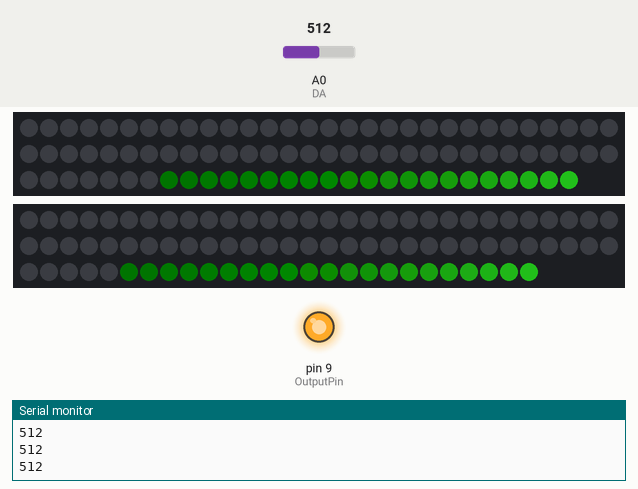
Recording of a sketch running on a simulated Arduino Uno, built with avr-gcc and run on an emulated ATmega328P. Shown: 88 RGB LEDs in strip order, left to right, continuing on the next row, 86 RGB LEDs in strip order, left to right, continuing on the next row, output pins drawn as LEDs (lit = HIGH), the last lines printed to the serial monitor. The test bench sets the inputs (shaded band); at power-on: A0 (DA) = 512. Dim RGB values are drawn brighter than linear; random numbers use the default seed unless the sketch sets one.

Above: at 2.7 s.
2.8 s: A0 (DA) set to 72
At 3.04 s:
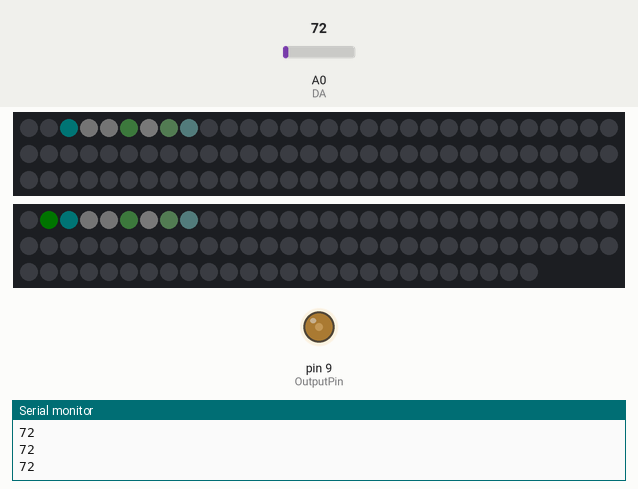
5.3 s: A0 (DA) set to 900
At 6.81 s:
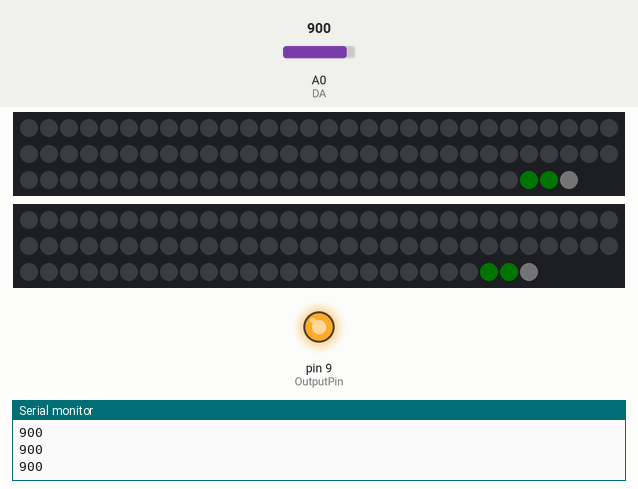
7.8 s: A0 (DA) set to 62
At 8.15 s:
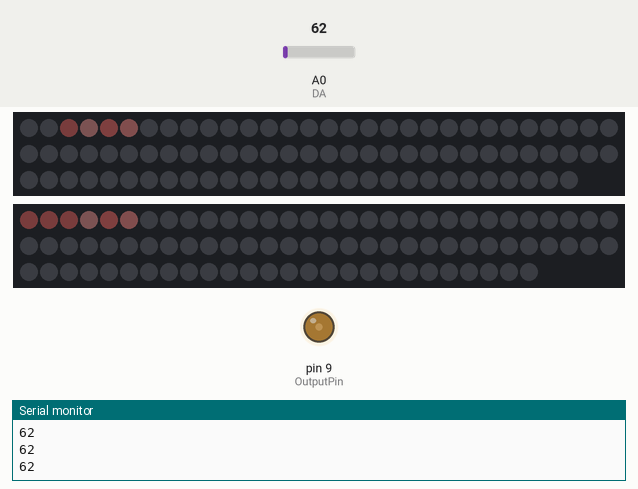
10.4 s: A0 (DA) set to 306
At 10.62 s:
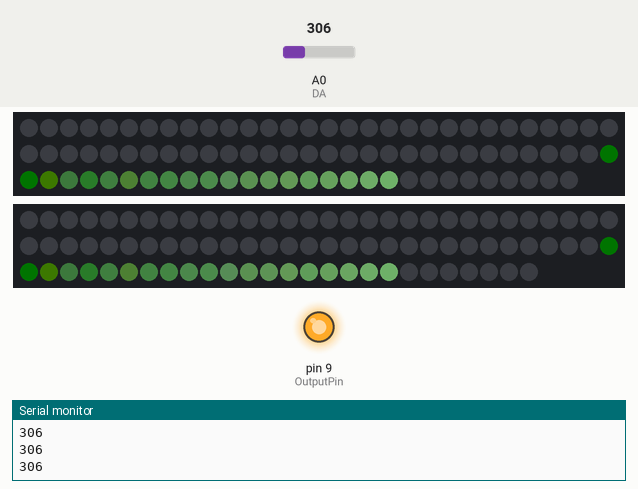
12.9 s: A0 (DA) set to 511
At 13.14 s:
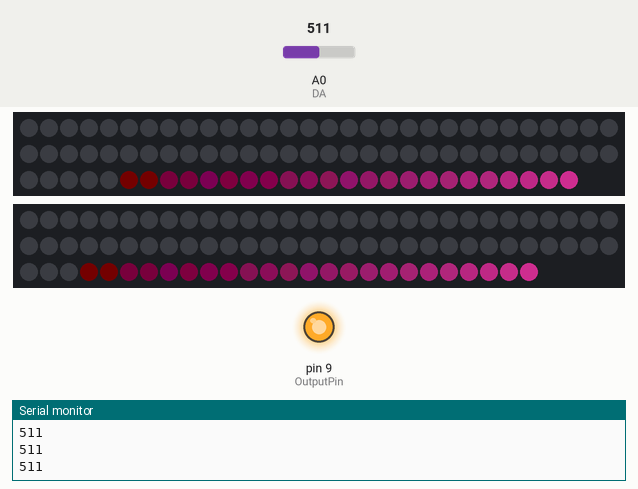
15.4 s: A0 (DA) set to 56
At 15.48 s:
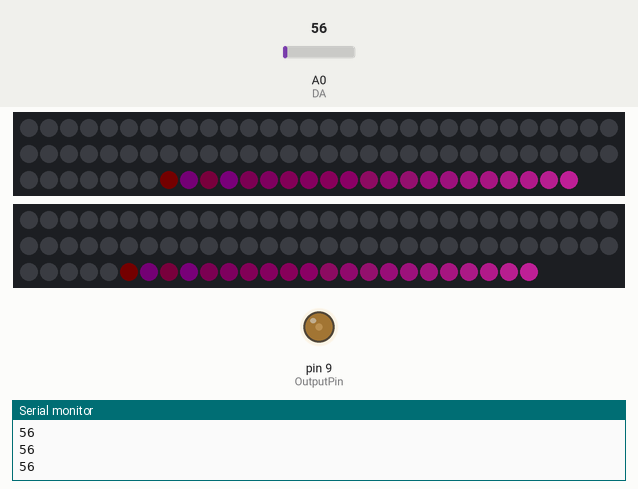
Timing chart, 0 to 18.4 s (numbered marks = the images above; inputs shaded):
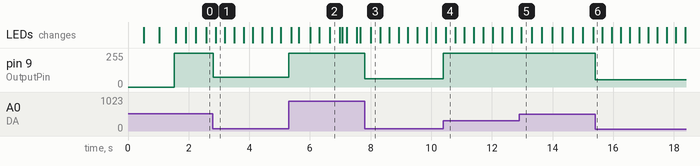

Measured:
- after the input at 2.8 s, pin 9 (OutputPin): 255/255 → 72/255 at once
- after the input at 5.3 s, pin 9 (OutputPin): 72/255 → 255/255 at once
- after the input at 7.8 s, pin 9 (OutputPin): 255/255 → 62/255 at once
- after the input at 10.4 s, pin 9 (OutputPin): 62/255 → 255/255 at once
- after the input at 15.4 s, pin 9 (OutputPin): 255/255 → 56/255 at once

The sketch:

All.ino
```cpp
#include <FastLED.h>

#pragma region constants
#define LED_TYPE WS2812B
#define COLOR_ORDER GRB
int sensorvalue = 0;
float EMA_a = 0.6;
int EMA_S = 0;
int red = 0;
int green = 0;
int blue = 0;
int previous_value = 0;
#pragma endregion

#pragma region Variables
#define DATA_PIN 3
#define DATA_PIN2 4
#define OutputPin 9
#define NUM_LEDS 88
#define NUM_LEDS2 86
#define BRIGHTNESS 50
int DO = 2;    //Pin for Digital Output - DO
int DA = 0;    // Pin for Analog Output - AO
int trsh = 25; //Set minimum threshold for LED lit
#pragma endregion

#pragma region Strip Segments and Definitions
//strip1
#define limit1 12
#define limit2 23
#define limit3 35
#define limit4 46
#define limit5 57
#define limit6 68
#define limit7 81

//strip2
#define limit8 11
#define limit9 22
#define limit10 33
#define limit11 44
#define limit12 55
#define limit13 66
#define limit14 80

CRGB strip1[NUM_LEDS];
CRGB strip2[NUM_LEDS2];
#pragma endregion

void setup()
{
    Serial.begin(38400);
    // pinMode(2, INPUT);
    pinMode(OutputPin, OUTPUT);
    FastLED.addLeds<LED_TYPE, DATA_PIN, COLOR_ORDER>(strip1, NUM_LEDS).setCorrection(TypicalLEDStrip);
    FastLED.addLeds<LED_TYPE, DATA_PIN2, COLOR_ORDER>(strip2, NUM_LEDS2).setCorrection(TypicalLEDStrip);
    EMA_S = analogRead(DA);

#pragma region Color Initialization
    LEDS.showColor(CRGB(255, 0, 0));
    delay(500);
    LEDS.showColor(CRGB(0, 255, 0));
    delay(500);
    LEDS.showColor(CRGB(0, 0, 255));
    delay(500);
    LEDS.showColor(CRGB(0, 0, 0));
#pragma endregion
}

#pragma region Fading
void fadeall1()
{
    for (int i = (NUM_LEDS)-1; i >= 0; i--)
    {
        strip1[i].nscale8(215);
    }
}

void fadeall2()
{
    for (int i = (NUM_LEDS)-1; i >= 0; i--)
    {
        strip2[i].nscale8(215);
    }
}
#pragma endregion

void loop()
{
    // EC1();
    // EC2();
    // EC250();
    // EC3();
    // EC4();
    // EC401();
    EC420();
    FastLED.show();
}

void EC1()
{
#pragma region Maths
    sensorvalue = analogRead(DA); //Read the analog value
    EMA_S = (EMA_a * sensorvalue);
    int overtrsh = (EMA_S - trsh) >> 1;  //Divides by 2
    int overtrsh2 = (EMA_S - trsh) >> 1; //Divides by 2
    int avOvertrsh = (overtrsh + overtrsh2) >> 1;
    FastLED.setBrightness(avOvertrsh);
#pragma endregion

#pragma region Limiters
    if (overtrsh > NUM_LEDS)
    {
        overtrsh = NUM_LEDS;
    }
    if (overtrsh2 > NUM_LEDS2)
    {
        overtrsh2 = NUM_LEDS2;
    }

#pragma endregion

#pragma region Diagnosis
    // Serial.println(overtrsh);
    Serial.println(sensorvalue);
    // Serial.println(color3);
    // Serial.println(avOvertrsh);
    // Serial.println(EMA_S);
#pragma endregion

#pragma region EC Version
    for (int i = 0; i < overtrsh && i < NUM_LEDS; i++)
    {
        //255 - ((i >> 3) * 32)
        // strip1[i] = CRGB(128,0,128);
        strip1[i] = CRGB((red += i) & 0xFF, (green += i * 3) & 0xFF, (blue += i * 5) & 0xFF);
        red = (red + 1) & 0xFF;
        green = green + (i * 2) & 0xFF;
        blue = (blue + (i * 3)) & 0xFF;
        if (i > previous_value && i & 0b10 == 1)
        {
            //delay(150);
            //FastLED.show();
        }
    }
    for (int i = NUM_LEDS - 1; i > overtrsh - 1 && i >= 0; i--)
    {
        strip1[i] = CRGB(0, 0, 0);
    }

    //colors for strip2
    for (int i = 0; i < overtrsh2 && i < NUM_LEDS2; i++)
    {
        //255 - ((i >> 3) * 32)
        // strip2[i] = CRGB(128,0,128);
        strip2[i] = CRGB((red += i) & 0xFF, (green += i * 3) & 0xFF, (blue += i * 5) & 0xFF);
        red = (red + 1) & 0xFF;
        green = green + (i * 2) & 0xFF;
        blue = (blue + (i * 3)) & 0xFF;
        if (i > previous_value && i & 0b10 == 1)
        {
            //delay(150);
            //FastLED.show();
        }
    }
    for (int i = NUM_LEDS2 - 1; i > overtrsh - 1 && i >= 0; i--)
    {
        strip2[i] = CRGB(0, 0, 0);
    }

    //misc
    previous_value = overtrsh;
    FastLED.show();
#pragma endregion
}

void EC2()
{
#pragma region Maths
    sensorvalue = analogRead(DA); //Read the analog value
    EMA_S = (EMA_a * sensorvalue);
#pragma endregion

#pragma region Limiters
    int overtrsh = (EMA_S - trsh) >> 1;  //Divides by 2
    int overtrsh2 = (EMA_S - trsh) >> 1; //Divides by 2

    if (overtrsh > NUM_LEDS)
    {
        overtrsh = NUM_LEDS;
    }
    if (overtrsh2 > NUM_LEDS2)
    {
        overtrsh2 = NUM_LEDS2;
    }

    Serial.println(overtrsh);
#pragma endregion

#pragma region EC Version
    //colors for strip 1
    for (int i = 0; i < overtrsh && i < 69; i++)
    {
        strip1[i] = CRGB((red += i) & 0xFF, (green += i * 3) & 0xFF, (blue += i * 5) & 0xFF);
        red = (red + 1) & 0xFF;
        green = green + (i * 2) & 0xFF;
        blue = (blue + (i * 3)) & 0xFF;
    }
    for (int i = 69; i < overtrsh && i < NUM_LEDS; i++)
    {
        strip1[i] = CRGB::DarkRed;
    }
    for (int i = NUM_LEDS - 1; i > overtrsh - 1 && i >= 0; i--)
    {
        strip1[i] = CRGB(0, 0, 0);
    }

    //colors for strip2
    for (int i = 0; i < overtrsh2 && i < 67; i++)
    {
        strip2[i] = CRGB((red += i) & 0xFF, (green += i * 3) & 0xFF, (blue += i * 5) & 0xFF);
        red = (red + 1) & 0xFF;
        green = green + (i * 2) & 0xFF;
        blue = (blue + (i * 3)) & 0xFF;
    }
    for (int i = 67; i < overtrsh && i < NUM_LEDS2; i++)
    {
        strip2[i] = CRGB::DarkRed;
    }
    for (int i = NUM_LEDS2 - 1; i > overtrsh - 1 && i >= 0; i--)
    {
        strip2[i] = CRGB(0, 0, 0);
    }
#pragma endregion
}

void EC250()
{
#pragma region maths
    sensorvalue = analogRead(DA); //Read the analog value
    EMA_S = (EMA_a * sensorvalue);

    int overtrsh = (EMA_S - trsh) >> 1;  //Divides by 2
    int overtrsh2 = (EMA_S - trsh) >> 1; //Divides by 2
    int avOvertrsh = (overtrsh + overtrsh2) >> 1;
    FastLED.setBrightness(avOvertrsh);
#pragma endregion

#pragma region Color Definitions and LED Limiters
    int color1 = random8(255); //random8(NUM_LEDS) + (69 * 0.2);
    int color2 = random8(255); //random8(NUM_LEDS + NUM_LEDS2);
    int color3 = random8(255); //random8(NUM_LEDS2) + (69 + 50);
    int color4 = random8(255);
    int color5 = random8(255);
    int color6 = random8(255);

    if (overtrsh > NUM_LEDS)
    {
        overtrsh = NUM_LEDS;
    }
    if (overtrsh2 > NUM_LEDS2)
    {
        overtrsh2 = NUM_LEDS2;
    }
#pragma endregion

#pragma region Diagnosis
    Serial.println(overtrsh);
    // Serial.println(color3);
    // Serial.println(avOvertrsh);
    // Serial.println(EMA_S);
#pragma endregion

#pragma region Colors for Strip 1
    for (int i = 0; i < overtrsh && i < 74; i++)
    {
        strip1[i] = CRGB(color1, color2, color3);
    }

    for (int i = 74; i < overtrsh && i < NUM_LEDS; i++)
    {
        strip1[i] = CRGB::DarkRed;
    }

    for (int i = NUM_LEDS - 1; i > overtrsh - 1 && i >= 0; i--)
    {
        strip1[i] = CRGB(0, 0, 0);
    }
#pragma endregion

#pragma region Colors for Strip2
    for (int i = 0; i < overtrsh2 && i < 72; i++)
    {
        strip2[i] = CRGB(color4, color5, color6);
    }

    for (int i = 72; i < overtrsh2 && i < NUM_LEDS2; i++)
    {
        strip2[i] = CRGB::DarkRed;
    }

    for (int i = NUM_LEDS - 1; i > overtrsh2 - 1 && i >= 0; i--)
    {
        strip2[i] = CRGB(0, 0, 0);
    }
#pragma endregion
}

void EC3()
{
#pragma region maths
    sensorvalue = analogRead(DA); //Read the analog value
    EMA_S = (EMA_a * sensorvalue);

    int overtrsh = (EMA_S - trsh) >> 1;  //Divides by 2
    int overtrsh2 = (EMA_S - trsh) >> 1; //Divides by 2
    int avOvertrsh = (overtrsh + overtrsh2) >> 1;
    FastLED.setBrightness(avOvertrsh);
#pragma endregion

#pragma region Color Definitions and LED Limiters
    int color1 = random8(NUM_LEDS) + (69 * 0.2);
    int color2 = random8(NUM_LEDS + NUM_LEDS2);
    int color3 = random8(NUM_LEDS2) + (69 + 50);

    int color4 = random8(100) + (69 * 0.25);
    int color5 = random8() - (69 * 0.5);
    int color6 = random8(120);

    int color7 = random8(NUM_LEDS2);
    int color8 = random8(147);
    int color9 = random8(NUM_LEDS);

    if (overtrsh > NUM_LEDS)
    {
        overtrsh = NUM_LEDS;
    }
    if (overtrsh2 > NUM_LEDS2)
    {
        overtrsh2 = NUM_LEDS2;
    }
#pragma endregion

#pragma region Diagnosis
    Serial.println(overtrsh);
    // Serial.println(color3);
    // Serial.println(avOvertrsh);
    // Serial.println(EMA_S);
#pragma endregion

#pragma region Colors for Strip 1
    for (int i = 0; i < overtrsh && i < limit1; i++)
    {
        strip1[i] = CRGB(color1, color2, color3);
    }
    for (int i = 11; i < overtrsh && i < limit2; i++)
    {
        strip1[i] = CRGB(color3, color1, color2);
    }
    for (int i = 22; i < overtrsh && i < limit3; i++)
    {
        strip1[i] = CRGB(color2, color3, color1);
    }
    for (int i = 33; i < overtrsh && i < limit4; i++)
    {
        strip1[i] = CRGB(color4, color5, color6);
    }
    for (int i = 44; i < overtrsh && i < limit5; i++)
    {
        strip1[i] = CRGB(color6, color4, color5);
    }
    for (int i = 56; i < overtrsh && i < limit6; i++)
    {
        strip1[i] = CRGB(color5, color6, color4);
    }
    for (int i = 67; i < overtrsh && i < limit7; i++)
    {
        strip1[i] = CRGB(color7, color8, color9);
    }
    for (int i = 78; i < overtrsh && i < NUM_LEDS; i++)
    {
        strip1[i] = CRGB(color9, color7, color8);
    }
    for (int i = NUM_LEDS - 1; i > overtrsh - 1 && i >= 0; i--)
    {
        strip1[i] = CRGB(0, 0, 0);
    }
#pragma endregion

#pragma region Colors for Strip2
    for (int i = 0; i < overtrsh2 && i < limit8; i++)
    {
        strip2[i] = CRGB(color1, color2, color3);
    }
    for (int i = 10; i < overtrsh2 && i < limit9; i++)
    {
        strip2[i] = CRGB(color3, color1, color2);
    }
    for (int i = 21; i < overtrsh2 && i < limit10; i++)
    {
        strip2[i] = CRGB(color2, color3, color1);
    }
    for (int i = 32; i < overtrsh2 && i < limit11; i++)
    {
        strip2[i] = CRGB(color4, color5, color6);
    }
    for (int i = 43; i < overtrsh2 && i < limit12; i++)
    {
        strip2[i] = CRGB(color6, color4, color5);
    }
    for (int i = 54; i < overtrsh2 && i < limit13; i++)
    {
        strip2[i] = CRGB(color5, color6, color4);
    }
    for (int i = 65; i < overtrsh2 && i < limit14; i++)
    {
        strip2[i] = CRGB(color7, color8, color9);
    }
    for (int i = 76; i < overtrsh2 && i < NUM_LEDS; i++)
    {
        strip2[i] = CRGB(color8, color7, color8);
    }
    for (int i = NUM_LEDS - 1; i > overtrsh2 - 1 && i >= 0; i--)
    {
        strip2[i] = CRGB(0, 0, 0);
    }
#pragma endregion
}

void EC4()
{
#pragma region maths
    sensorvalue = analogRead(DA); //Read the analog value
    EMA_S = (EMA_a * sensorvalue);

    int overtrsh = (EMA_S - trsh) >> 1;  //Divides by 2
    int overtrsh2 = (EMA_S - trsh) >> 1; //Divides by 2
    int avOvertrsh = (overtrsh + overtrsh2) >> 1;
    FastLED.setBrightness(avOvertrsh);
#pragma endregion

#pragma region Color Definitions and LED Limiters
    int color1 = random8();
    int color2 = random8();
    int color3 = random8();

    int color4 = random8();
    int color5 = random8();
    int color6 = random8();

    int color7 = random8();
    int color8 = random8();
    int color9 = random8();

    if (overtrsh > NUM_LEDS)
    {
        overtrsh = NUM_LEDS;
    }
    if (overtrsh2 > NUM_LEDS2)
    {
        overtrsh2 = NUM_LEDS2;
    }
#pragma endregion

#pragma region Diagnosis
    Serial.println(overtrsh);
    // Serial.println(color3);
    // Serial.println(avOvertrsh);
    // Serial.println(EMA_S);
#pragma endregion

#pragma region Colors for Strip 1
    for (int i = 0; i < overtrsh && i < limit1; i++)
    {
        strip1[i] = CRGB(color1, color2, color3);
    }
    for (int i = 11; i < overtrsh && i < limit2; i++)
    {
        strip1[i] = CRGB(color3, color1, color2);
    }
    for (int i = 22; i < overtrsh && i < limit3; i++)
    {
        strip1[i] = CRGB(color2, color3, color1);
    }
    for (int i = 33; i < overtrsh && i < limit4; i++)
    {
        strip1[i] = CRGB(color4, color5, color6);
    }
    for (int i = 44; i < overtrsh && i < limit5; i++)
    {
        strip1[i] = CRGB(color6, color4, color5);
    }
    for (int i = 56; i < overtrsh && i < limit6; i++)
    {
        strip1[i] = CRGB(color5, color6, color4);
    }
    for (int i = 67; i < overtrsh && i < limit7; i++)
    {
        strip1[i] = CRGB(color7, color8, color9);
    }
    for (int i = 78; i < overtrsh && i < NUM_LEDS; i++)
    {
        strip1[i] = CRGB(color9, color7, color8);
    }
    for (int i = NUM_LEDS - 1; i > overtrsh - 1 && i >= 0; i--)
    {
        strip1[i] = CRGB(0, 0, 0);
    }
#pragma endregion

#pragma region Colors for Strip2
    for (int i = 0; i < overtrsh2 && i < limit8; i++)
    {
        strip2[i] = CRGB(color9, color8, color7);
    }
    for (int i = 10; i < overtrsh2 && i < limit9; i++)
    {
        strip2[i] = CRGB(color7, color9, color8);
    }
    for (int i = 21; i < overtrsh2 && i < limit10; i++)
    {
        strip2[i] = CRGB(color8, color7, color9);
    }
    for (int i = 32; i < overtrsh2 && i < limit11; i++)
    {
        strip2[i] = CRGB(color6, color5, color4);
    }
    for (int i = 43; i < overtrsh2 && i < limit12; i++)
    {
        strip2[i] = CRGB(color4, color6, color5);
    }
    for (int i = 54; i < overtrsh2 && i < limit13; i++)
    {
        strip2[i] = CRGB(color5, color4, color6);
    }
    for (int i = 65; i < overtrsh2 && i < limit14; i++)
    {
        strip2[i] = CRGB(color3, color2, color1);
    }
    for (int i = 76; i < overtrsh2 && i < NUM_LEDS; i++)
    {
        strip2[i] = CRGB(color1, color3, color2);
    }
    for (int i = NUM_LEDS - 1; i > overtrsh2 - 1 && i >= 0; i--)
    {
        strip2[i] = CRGB(0, 0, 0);
    }
#pragma endregion
}

void EC401()
{
#pragma region maths
    sensorvalue = analogRead(DA); //Read the analog value
    EMA_S = (EMA_a * sensorvalue);

    int overtrsh = (EMA_S - trsh) >> 1;  //Divides by 2
    int overtrsh2 = (EMA_S - trsh) >> 1; //Divides by 2
    int avOvertrsh = (overtrsh + overtrsh2) >> 1;
    FastLED.setBrightness(avOvertrsh);
#pragma endregion

#pragma region Color Definitions and LED Limiters
    int color1 = random8();
    int color2 = random8();
    int color3 = random8();

    int color4 = random8(100) + (69 * 0.25);
    int color5 = random8() - (69 * 0.5);
    int color6 = random8(120);

    int color7 = random8(NUM_LEDS2);
    int color8 = random8(147);
    int color9 = random8(NUM_LEDS);

    if (overtrsh > NUM_LEDS)
    {
        overtrsh = NUM_LEDS;
    }
    if (overtrsh2 > NUM_LEDS2)
    {
        overtrsh2 = NUM_LEDS2;
    }

#pragma endregion

#pragma region Diagnosis
    Serial.println(overtrsh);
    // Serial.println(color3);
    // Serial.println(avOvertrsh);
    // Serial.println(EMA_S);
#pragma endregion

#pragma region Colors for Strip 1
    for (int i = 0; i < overtrsh && i < 64; i++)
    {
        strip1[i] = CRGB(color1, color2, color3);
        fadeall1();
    }
    for (int i = 64; i < overtrsh && i < 70; i++)
    {
        strip1[i] = CRGB(color4, color5, color6);
    }
    for (int i = 70; i < overtrsh && i < 76; i++)
    {
        strip1[i] = CRGB(color6, color4, color5);
    }
    for (int i = 76; i < overtrsh && i < 82; i++)
    {
        strip1[i] = CRGB(color5, color6, color4);
    }
    for (int i = 82; i < overtrsh && i < NUM_LEDS; i++)
    {
        strip1[i] = CRGB(color7, color8, color9);
    }
    for (int i = NUM_LEDS - 1; i > overtrsh - 1 && i >= 0; i--)
    {
        strip1[i] = CRGB::Black;
    }

#pragma endregion

#pragma region Colors for Strip2
    for (int i = 0; i < overtrsh2 && i < 62; i++)
    {
        strip2[i] = CRGB(color1, color2, color3);
        fadeall2();
    }
    for (int i = 62; i < overtrsh && i < 68; i++)
    {
        strip2[i] = CRGB(color4, color5, color6);
    }
    for (int i = 68; i < overtrsh && i < 74; i++)
    {
        strip2[i] = CRGB(color6, color4, color5);
    }
    for (int i = 74; i < overtrsh && i < 80; i++)
    {
        strip2[i] = CRGB(color5, color6, color4);
    }
    for (int i = 80; i < overtrsh && i < NUM_LEDS2; i++)
    {
        strip2[i] = CRGB(color7, color8, color9);
    }

    for (int i = NUM_LEDS2 - 1; i > overtrsh2 - 1 && i >= 0; i--)
    {
        strip2[i] = CRGB::Black;
    }
#pragma endregion
}

void EC420()
{
#pragma region maths
    sensorvalue = analogRead(DA); //Read the analog value
    EMA_S = (EMA_a * sensorvalue);
    int overtrsh = (EMA_S - trsh) >> 1;  //Divides by 2
    int overtrsh2 = (EMA_S - trsh) >> 1; //Divides by 2
    int avOvertrsh = (overtrsh + overtrsh2) >> 1;
    FastLED.setBrightness(avOvertrsh);
    analogWrite(OutputPin, sensorvalue);
#pragma endregion

#pragma region Color Definitions and LED Limiters
    int color1 = random8();
    int color2 = random8();
    int color3 = random8();

    if (overtrsh > NUM_LEDS)
    {
        overtrsh = NUM_LEDS;
    }
    if (overtrsh2 > NUM_LEDS2)
    {
        overtrsh2 = NUM_LEDS2;
    }

#pragma endregion

#pragma region Diagnosis
    // Serial.println(overtrsh);
    Serial.println(sensorvalue);
    // Serial.println(color3);
    // Serial.println(avOvertrsh);
    // Serial.println(EMA_S);
#pragma endregion

#pragma region Colors for Strip 1
    for (int i = 0; i < overtrsh && i < NUM_LEDS; i++)
    {
        strip1[i] = CRGB(color1, color2, color3);
        fadeall1();
    }

    for (int i = NUM_LEDS - 1; i > overtrsh - 1 && i >= 0; i--)
    {
        strip1[i] = CRGB::Black;
    }

#pragma endregion

#pragma region Colors for Strip2
    for (int i = 0; i < overtrsh2 && i < NUM_LEDS2; i++)
    {
        strip2[i] = CRGB(color1, color2, color3);
        fadeall2();
    }

    for (int i = NUM_LEDS2 - 1; i > overtrsh2 - 1 && i >= 0; i--)
    {
        strip2[i] = CRGB::Black;
    }
#pragma endregion
}
```
